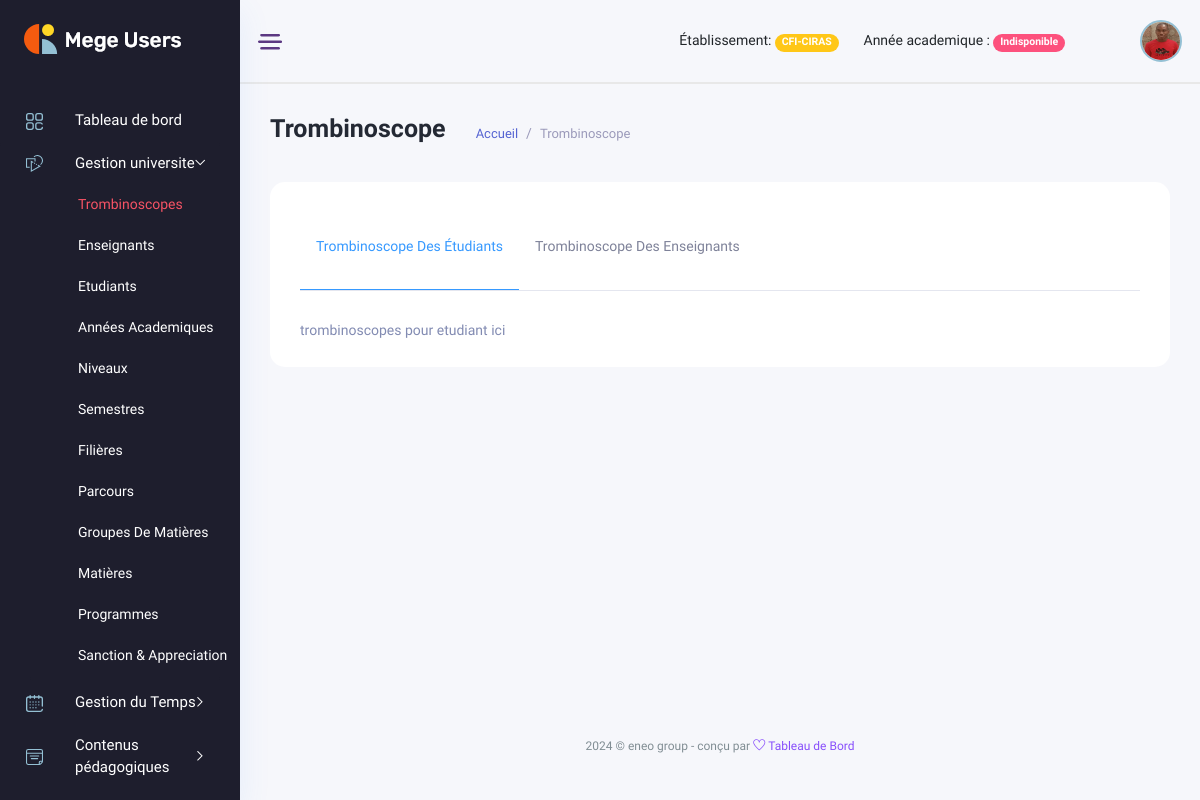
Page /manager_dashboard/gestion_universite/trombinoscopes/ (signed in) on the earlier database version.
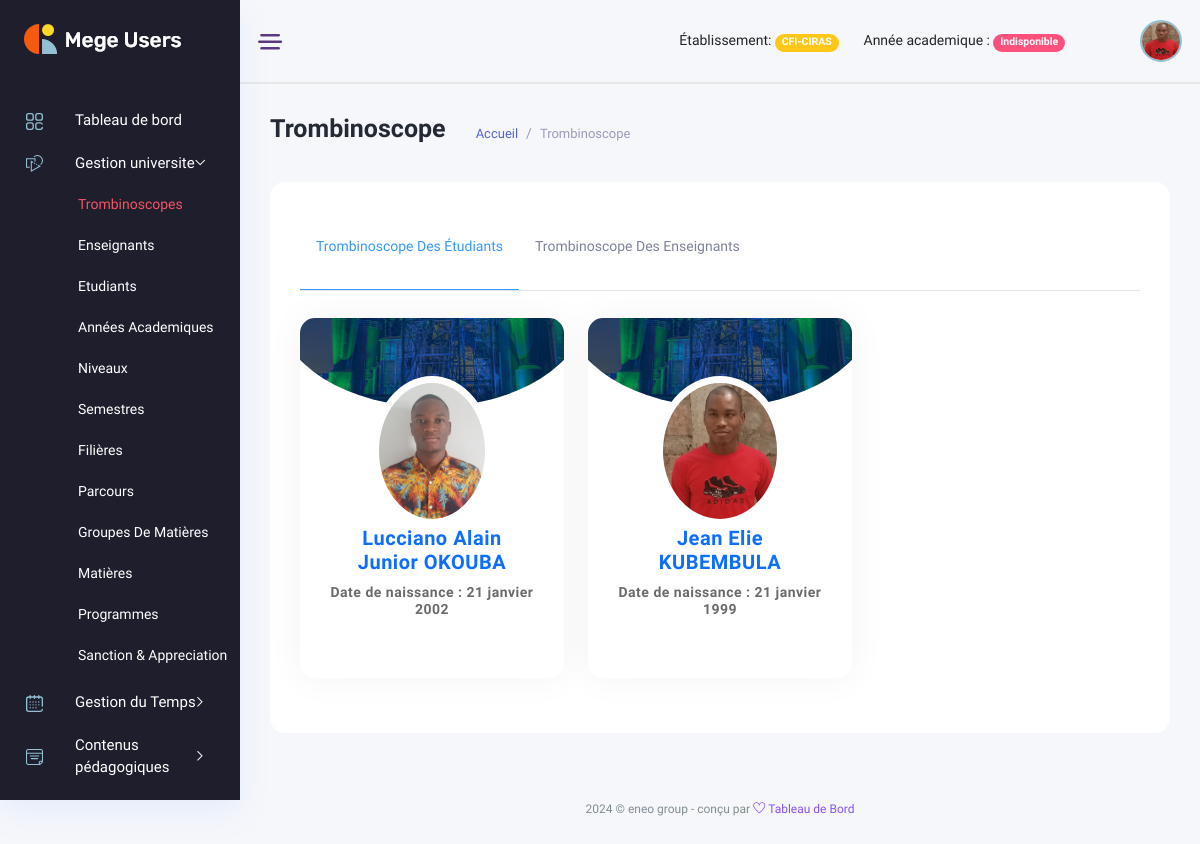
Same page on the later database version.
### backend/models/user_account.py (models this page shows, shortened)
class User(AbstractBaseUser, PermissionsMixin):
    school = models.ForeignKey(Etablishment, on_delete=models.CASCADE, null=True, blank=True)
    username = models.CharField(max_length=255, unique=True,)
    student = models.OneToOneField(Student, unique=True, on_delete=models.SET_NULL, null=True, blank=True)
    teacher = models.OneToOneField(Teacher, unique=True, on_delete=models.SET_NULL, null=True, blank=True)
    management_profil = models.OneToOneField(ManagementProfil, unique=True, on_delete=models.CASCADE, null=True, blank=True)
    is_active = models.BooleanField(default=True)
    is_admin = models.BooleanField(default=False)
    is_admin_school = models.BooleanField(default=False)
    is_manager = models.BooleanField(default=False)
    is_accountant = models.BooleanField(default=False)
    is_student = models.BooleanField(default=False)
    is_teacher = models.BooleanField(default=False)
    created_at = models.DateTimeField(auto_now_add=True)
    updated_at = models.DateTimeField(auto_now=True)
    objects = UserManager()
    USERNAME_FIELD = 'username'

### backend/models/gestion_ecole.py (models this page shows, shortened)
class Etablishment(models.Model):
    name = models.CharField(max_length=120)
    tel = models.CharField(max_length=20)
    address = models.CharField(max_length=100)
    social_address = models.CharField(max_length=100, blank=True, null=True)
    email = models.EmailField(max_length=200, blank=True, null=True)
    bulletin_foot = models.CharField(max_length=50, blank=True, null=True)
    currency = models.CharField(max_length=50, choices=currencies, blank=True, null=True)
    système = models.CharField(max_length=50, choices=systemes, blank=True, null=True)
    status_fees = models.CharField(max_length=50, choices=statues, blank=True, null=True)
    subscription_fees = models.IntegerField(default=1000, blank=True, null=True)
    month = models.IntegerField(default=9, blank=True, null=True)
    re_registration_fees = models.IntegerField(default=800, blank=True, null=True)

class Student(models.Model):
    registration_number = ShortUUID4Field()
    lastname = models.CharField(max_length=50, null=True, blank=True)
    firstname = models.CharField(max_length=50, null=True, blank=True)
    address = models.CharField(max_length=50, null=True, blank=True)
    tel = models.CharField(max_length=20, blank=True)
    city = models.CharField(max_length=17, choices=cities, blank=True)
    sex = models.CharField(max_length=10, choices=sexes, blank=True)
    email = models.CharField(max_length=120, unique=True, blank=True, null=True)
    bithday = models.DateField(null=True, blank=True)
    nationality = models.CharField(max_length=20, blank=True)
    blood_type = models.CharField(max_length=5, blank=True, null=True, choices=type_blood)
    birthday_place = models.CharField(max_length=100, blank=True, null=True)
    allergy = models.CharField(max_length=255, blank=True, null=True)
    picture = models.ImageField(upload_to="student_images", blank=True, null=True)
    status = models.BooleanField(default=False)
    is_valid = models.BooleanField(default=False)
    created_at = models.DateTimeField(auto_now_add=True, null=True)
    updated_at = models.DateTimeField(auto_now=True, null=True)
    def file_exists(self):
        if self.picture:
            return os.path.exists(settings.MEDIA_ROOT / str(self.picture))
        return False

### manager_dashboard/views/gestion_universite_view.py (the view)
class TrombinoscopeView(View):
    template = "manager_dashboard/gestion_universite/trombinoscopes.html"
    def dispatch(self,request, *args, **kwargs):
        if not request.user.is_authenticated:
            return redirect('backend:login')
        if request.user.is_manager or request.user.is_admin_school:
            return super().dispatch(request, *args, **kwargs)
        return redirect('backend:logout')
    def get(self, request, *args, **kwargs):
        students = Student.objects.all()
        teachers = Teacher.objects.filter(school=request.user.school)
        context = {'students': students, 'teachers':teachers}
        return render(request, template_name=self.template, context=context)

### manager_dashboard/templates/manager_dashboard/gestion_universite/trombinoscopes.html (shortened to what this page needs)
{% extends '../base.html' %}
{% load static %}
{% block content %}
<div class="main_content_iner overly_inner ">
    <div class="container-fluid p-0 ">
        <div class="row">
            <div class="col-12">
                <div class="page_title_box d-flex flex-wrap align-items-center justify-content-between">
                    <div class="page_title_left d-flex align-items-center">
                        <h3 class="f_s_25 f_w_700 dark_text mr_30">Trombinoscope</h3>
                        <ol class="breadcrumb page_bradcam mb-0">
                            <li class="breadcrumb-item"><a class='text-primary' href='{% url "manager_dashboard:index" %}'>Accueil</a></li>
                            <li class="breadcrumb-item"><a href="javascript:void(0);">Trombinoscope</a></li>
                        </ol>
                    </div>
                </div>
            </div>
        </div>
        <div class="row ">
            <div class="col-12">
                <div class="white_card mb_30 ">
                    <div class="white_card_header">
                        <div class="bulder_tab_wrapper">
                            <ul class="nav" id="myTab" role="tablist">
                                <li class="nav-item">
                                    <a class="nav-link active" id="student-tab" data-bs-toggle="tab" href="#student" role="tab" aria-controls="profile" aria-selected="false">Trombinoscope des étudiants</a>
                                </li>
                                <li class="nav-item">
                                    <a class="nav-link" id="teacher-tab" data-bs-toggle="tab" href="#teacher" role="tab" aria-controls="teacher" aria-selected="false">Trombinoscope des enseignants</a>
                                </li>
                            </ul>
                        </div>
                    </div>
                    <div class="white_card_body">
                        <div class="tab-content" id="myTabContent">
                            <div class="tab-pane fade show active" id="student" role="tabpanel" aria-labelledby="student-tab">
                                <div class="builder_select">
                                    <div class="row">
                                        {% for student in students %}
                                            <div class="col-md-4 col-lg-4 col-xl-4 box-col-6">
                                                <div class="card custom-card">
                                                    <div class="card-header"><img class="img-fluid" src="{% static 'img/profilebox/3.jpg' %}" alt data-original-title title></div>
                                                    <div class="card-profile">
                                                        <a href='{% url "manager_dashboard:student_detail" student.id %}'>
                                                            {% if student.file_exists %}
                                                                <img class="rounded-circle" src="{{ student.picture.url }}" alt data-original-title title>
                                                            {% else %}
                                                                <img class="rounded-circle" src="{% static 'img/staf/student.png' %}" alt height="52" alt="No Picture" alt data-original-title title>
                                                            {% endif %}
                                                        </a>
                                                    </div>
                                                    <div class="text-center profile-details">
                                                        <h4> <a href='{% url "manager_dashboard:student_detail" student.id %}' >{{ student.firstname }} {{ student.lastname | upper}}</a> </h4>
                                                        <h6>Date de naissance : {{ student.bithday }} </h6>
                                                    </div>
                                                </div>
                                            </div>
                                        {% empty %}
                                            <p>trombinoscopes pour etudiant ici</p>
                                        {% endfor %}
                                    </div>
                                </div>
                            </div>
                        </div>
                    </div>
                </div>
            </div>
        </div>
    </div>
</div>
{% endblock content %}

### manager_dashboard/templates/manager_dashboard/base.html (shortened to what this page needs)
<!DOCTYPE html>
{% load static %}
<html lang="fr">
<head>
    <link rel="stylesheet" href="{% static 'css/bootstrap1.min.css' %}" />
    <link rel="stylesheet" href="{% static 'vendors/themefy_icon/themify-icons.css' %}" />
    <link rel="stylesheet" href="{% static 'vendors/niceselect/css/nice-select.css' %}" />
    <link rel="stylesheet" href="{% static 'vendors/owl_carousel/css/owl.carousel.css' %}" />
    <link rel="stylesheet" href="{% static 'vendors/gijgo/gijgo.min.css' %}" />
    <link rel="stylesheet" href="{% static 'vendors/font_awesome/css/all.min.css' %}" />
    <link rel="stylesheet" href="{% static 'vendors/tagsinput/tagsinput.css' %}" />
    <link rel="stylesheet" href="{% static 'vendors/datepicker/date-picker.css' %}" />
    <link rel="stylesheet" href="{% static 'vendors/vectormap-home/vectormap-2.0.2.css' %}" />
    <link rel="stylesheet" href="{% static 'vendors/scroll/scrollable.css' %}" />
    <link rel="stylesheet" href="{% static 'vendors/datatable/css/jquery.dataTables.min.css' %}" />
    <link rel="stylesheet" href="{% static 'vendors/datatable/css/responsive.dataTables.min.css' %}" />
    <link rel="stylesheet" href="{% static 'vendors/datatable/css/buttons.dataTables.min.css' %}" />
    <link rel="stylesheet" href="{% static 'vendors/text_editor/summernote-bs4.css' %}" />
    <link rel="stylesheet" href="{% static 'vendors/morris/morris.css' %}">
    <link rel="stylesheet" href="{% static 'vendors/material_icon/material-icons.css' %}" />
    <link rel="stylesheet" href="{% static 'css/metisMenu.css' %}">
    <link rel="stylesheet" href="{% static 'css/style1.css' %}" />
    <link rel="stylesheet" href="{% static 'css/colors/default.css' %}" id="colorSkinCSS">
</head>
<body class="crm_body_bg">
    <nav class="sidebar dark_sidebar">
        <div class="logo d-flex justify-content-between">
            <a class="large_logo" href="index-2.html"><img src="{% static 'img/logo_white.png' %}" alt></a>
        </div>
        <ul id="sidebar_menu">
            <li class>
                <a href='{% url "manager_dashboard:index" %}' aria-expanded="false">
                    <div class="nav_icon_small">
                    <img src="{% static 'img/menu-icon/dashboard.svg' %}" alt>
                    </div>
                    <div class="nav_title">
                        <span>Tableau de bord</span>
                    </div>
                </a>
            </li>
            <li class>
                <a class="has-arrow" href="#" aria-expanded="false">
                    <div class="nav_icon_small">
                        <img src="{% static 'img/menu-icon/16.svg' %}" alt>
                    </div>
                    <div class="nav_title">
                        <span>Gestion universite </span>
                    </div>
                </a>
                <ul>
                    <li><a href='{% url "manager_dashboard:trombinoscopes" %}'>Trombinoscopes</a></li>
                    <li><a href='{% url "manager_dashboard:teachers" %}'>Enseignants</a></li>
                    <li><a href='{% url "manager_dashboard:students" %}'>Etudiants</a></li>
                    <li><a href='{% url "manager_dashboard:years" %}'>Années academiques</a></li>
                    <li><a href='{% url "manager_dashboard:levels" %}'>Niveaux</a></li>
                    <li><a href='{% url "manager_dashboard:semesters" %}'>Semestres</a></li>
                    <li><a href='{% url "manager_dashboard:sectors" %}'>Filières</a></li>
                    <li><a href='{% url "manager_dashboard:careers" %}'>Parcours</a></li>
                    <li><a href='{% url "manager_dashboard:group_subjects" %}'>Groupes de Matières</a></li>
                    <li><a href='{% url "manager_dashboard:subjects" %}'>Matières</a></li>
                    <li><a href='{% url "manager_dashboard:programs" %}'>Programmes</a></li>
                    <li><a href='{% url "manager_dashboard:sanction_appreciations" %}'>Sanction & Appreciation</a></li>
                </ul>
            </li>
            <li class>
                <a class="has-arrow" href="#" aria-expanded="false">
                    <div class="nav_icon_small">
                        <img src="{% static 'img/menu-icon/15.svg' %}" alt>
                    </div>
                    <div class="nav_title">
                        <span>Gestion du Temps </span>
                    </div>
                </a>
            </li>
            <li class>
                <a class="has-arrow" href="#" aria-expanded="false">
                    <div class="nav_icon_small">
                        <img src="{% static 'img/menu-icon/11.svg' %}" alt>
                    </div>
                    <div class="nav_title">
                        <span>Contenus pédagogiques </span>
                    </div>
                </a>
            </li>
            <li class>
                <a class="has-arrow" href="#" aria-expanded="false">
                    <div class="nav_icon_small">
                    </div>
                    <div class="nav_title">
                    </div>
                </a>
            </li>
        </ul>
    </nav>
    <section class="main_content dashboard_part large_header_bg">
        <div class="container-fluid g-0">
            <div class="row">
                <div class="col-lg-12 p-0 ">
                    <div class="header_iner d-flex justify-content-between align-items-center">
                        <div class="line_icon open_miniSide d-none d-lg-block">
                            <img src="{% static 'img/line_img.png' %}" alt>
                        </div>
                        <div class="header_right d-flex justify-content-between align-items-center">
                            <div class="header_notification_warp d-flex align-items-center">
                                <li style="margin-right: 25px;">
                                    Établissement: <span class="badge rounded-pill bg-warning">{{user.school.name}}</span>
                                </li>
                                <li style="margin-right: 25px;">
                                    Année academique :
                                    {% if request.session.academic_year %}
                                        {% with academic_year=request.session.academic_year %}
                                            <span class="badge rounded-pill bg-primary">{{request.session.academic_year}}</span>
                                        {% endwith %}
                                    {% else %}
                                        <span class="badge rounded-pill bg-danger">Indisponible</span>
                                    {%endif%}
                                </li>
                            </div>
                            <div class="profile_info">
                                <img src="{% static 'img/membre.jpg' %}" width="50" height="50" alt="#">
                            </div>
                        </div>
                    </div>
                </div>
            </div>
        </div>
        {% block content %}{% endblock %}
        <div class="footer_part">
            <div class="container-fluid">
                <div class="row">
                    <div class="col-lg-12">
                        <div class="footer_iner text-center">
                            <p>{% now "Y" %} © eneo group - conçu par <a href="#"> <i class="ti-heart"></i> </a><a href="#"> Tableau de Bord</a></p>
                        </div>
                    </div>
                </div>
            </div>
        </div>
    </section>
</body>
</html>

Differences in the rows shown:
added Student: picture (picture), firstname "Lucciano Alain Junior", lastname "OKOUBA", bithday "21 janvier 2002"
added Student: picture (picture), firstname "Jean Elie", lastname "KUBEMBULA", bithday "21 janvier 1999"
Other differences:
text no longer shown: "trombinoscopes pour etudiant ici"
